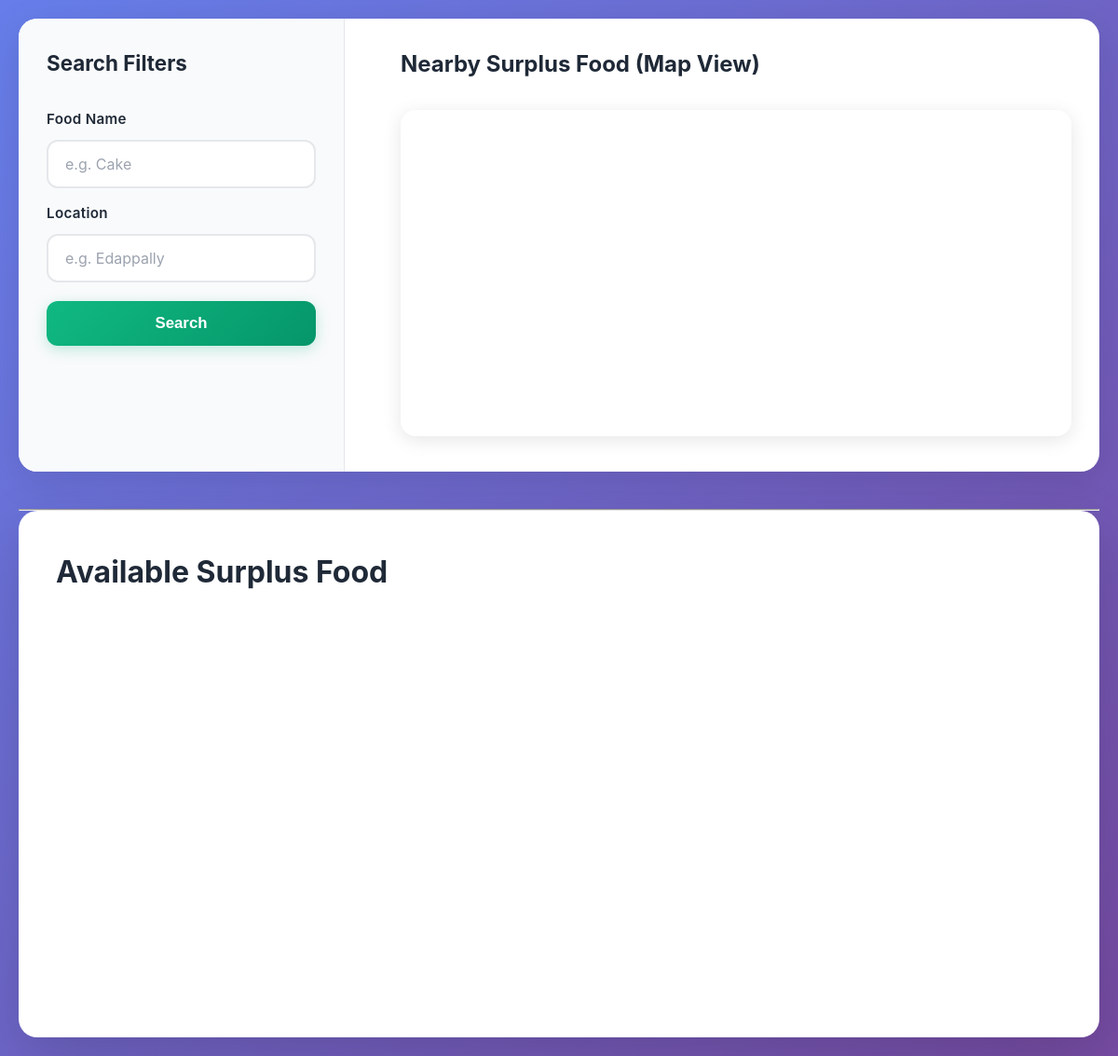
/user, run on an earlier commit of the app's database.
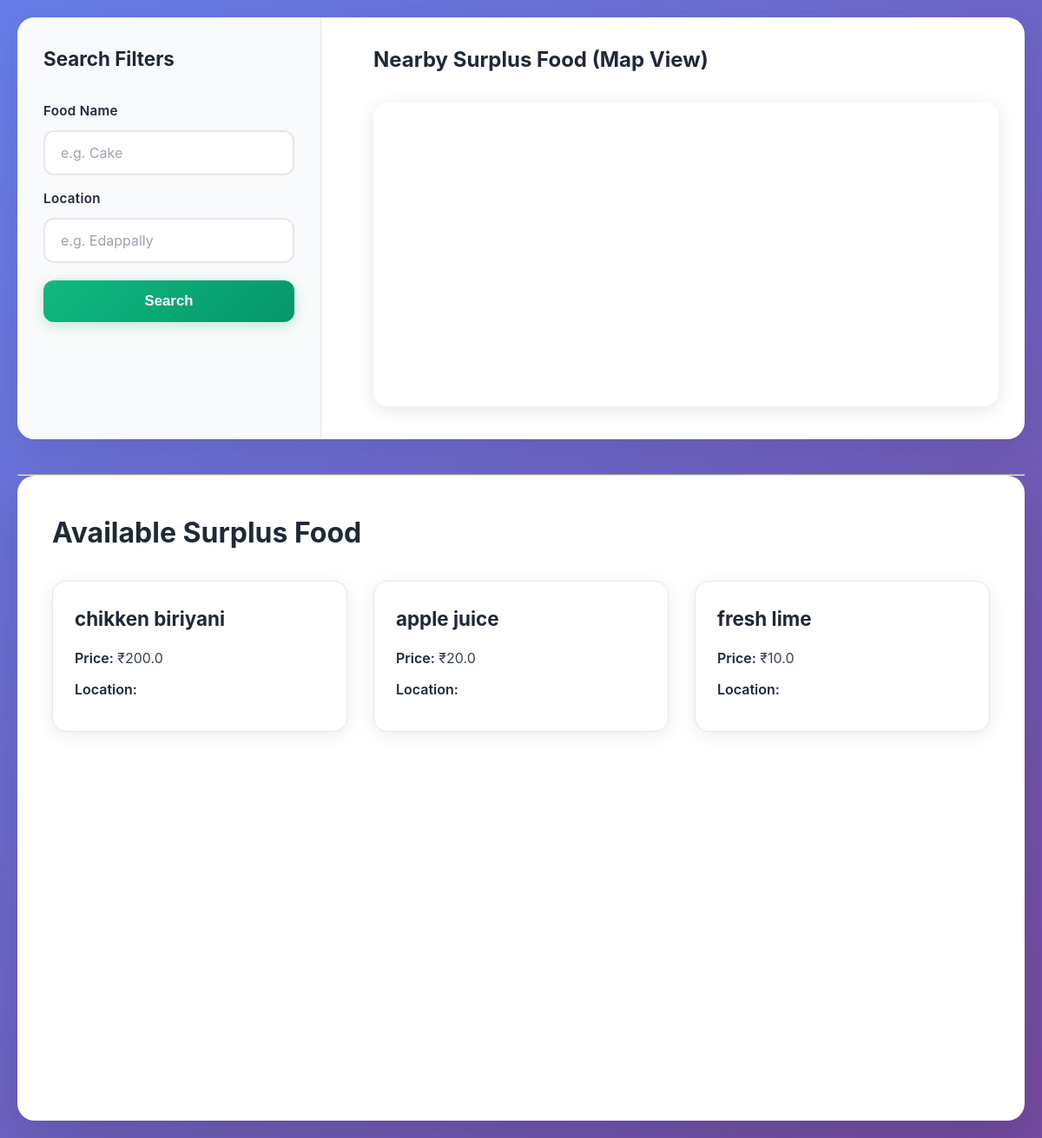
And on a later commit of the database.
### tables this page shows
CREATE TABLE food (
                id INTEGER PRIMARY KEY AUTOINCREMENT,
                restaurant_id INTEGER,
                name TEXT NOT NULL,
                discounted_price REAL NOT NULL,
                quantity INTEGER DEFAULT 1,
                status TEXT NOT NULL DEFAULT 'available',
                created_at TIMESTAMP DEFAULT CURRENT_TIMESTAMP,
                FOREIGN KEY(restaurant_id) REFERENCES restaurants(id)
            );

### Mini Project/app.py (the view)
@app.route('/user')
def user():
    search_food = request.args.get('food', '')
    search_location = request.args.get('location', '')
    conn = get_db_connection()
    query = "SELECT * FROM food WHERE status='available'"
    params = []
    if search_food:
        query += " AND name LIKE ?"
        params.append(f'%{search_food}%')
    if search_location:
        query += " AND location LIKE ?"
        params.append(f'%{search_location}%')
    query += " ORDER BY created_at DESC"
    foods = conn.execute(query, params).fetchall()
    conn.close()
    return render_template('user.html', foods=foods)

### Mini Project/app.py (called while the page is built)
def get_db_connection():
    db_path = os.path.join(os.path.dirname(__file__), 'database.db')
    conn = sqlite3.connect(db_path)
    conn.row_factory = sqlite3.Row
    return conn

### Mini Project/templates/user.html (shortened to what this page needs)
<!DOCTYPE html>
<html lang="en">
<head>
    <link rel="stylesheet" href="{{ url_for('static', filename='css/style.css') }}">
</head>
<body>
  <div class="map-layout">
    <div class="search-panel">
        <h3>Search Filters</h3>
        <form method="GET">
            <label>Food Name</label>
            <input type="text" name="food" placeholder="e.g. Cake">
            <label>Location</label>
            <input type="text" name="location" placeholder="e.g. Edappally">
            <button type="submit">Search</button>
        </form>
    </div>
    <div class="map-panel">
        <h3>Nearby Surplus Food (Map View)</h3>
        <iframe
            width="100%"
            height="350"
            class="map-iframe"
            loading="lazy"
            allowfullscreen
            title="Google Map showing nearby surplus food locations"
            src="https://www.google.com/maps?q={{ request.args.get('location', 'Kochi') }}&output=embed">
        </iframe>
    </div>
</div>
<hr>
<div class="container">
    <h2>Available Surplus Food</h2>
    <div class="food-grid">
        {% for food in foods %}
        <div class="food-card">
            <div class="food-card-content">
                <h3>{{ food.name }}</h3>
                <p><strong>Price:</strong> ₹{{ food.discounted_price }}</p>
                <p><strong>Location:</strong> {{ food.location }}</p>
            </div>
        </div>
        {% endfor %}
    </div>
</div>
</body>
</html>

### Mini Project/static/css/style.css (style rules this page uses)
* { margin: 0; padding: 0; box-sizing: border-box; }
:root { --primary: #6366f1; --primary-dark: #4f46e5; --secondary: #8b5cf6; --success: #10b981; --danger: #ef4444; --warning: #f59e0b; --dark: #1f2937; --light-gray: #f9fafb; --border: #e5e7eb; --text: #374151; --text-light: #6b7280; }
body { font-family: 'Inter', -apple-system, BlinkMacSystemFont, 'Segoe UI', 'Roboto', sans-serif; background: linear-gradient(135deg, #667eea 0%, #764ba2 100%); min-height: 100vh; padding: 20px; line-height: 1.6; }
.container { max-width: 1400px; margin: 0 auto; padding: 40px; background: white; border-radius: 20px; box-shadow: 0 20px 60px rgba(0,0,0,0.15); }
h1, h2, h3 { color: var(--dark); margin-bottom: 20px; font-weight: 700; }
h2 { font-size: 2em; color: var(--dark); }
h3 { font-size: 1.5em; color: var(--dark); }
form { margin: 30px 0; }
label { display: block; margin-bottom: 10px; color: var(--dark); font-weight: 600; font-size: 0.95em; letter-spacing: 0.3px; }
input[type="text"], input[type="number"], input[type="time"], input[type="file"], textarea, select { width: 100%; padding: 14px 18px; border: 2px solid var(--border); border-radius: 12px; font-size: 1em; transition: all 0.3s ease; font-family: inherit; background: white; color: var(--text); }
input::placeholder, textarea::placeholder { color: #9ca3af; }
button, .btn { padding: 14px 32px; background: linear-gradient(135deg, var(--success) 0%, #059669 100%); color: white; border: none; border-radius: 12px; cursor: pointer; font-size: 1.05em; font-weight: 600; transition: all 0.3s cubic-bezier(0.4, 0, 0.2, 1); box-shadow: 0 4px 15px rgba(16, 185, 129, 0.25); display: inline-block; text-decoration: none; }
.map-layout { display: grid; grid-template-columns: 350px 1fr; gap: 30px; margin-bottom: 40px; background: white; border-radius: 20px; padding: 0; box-shadow: 0 10px 40px rgba(0,0,0,0.1); overflow: hidden; }
.search-panel { background: var(--light-gray); padding: 30px; border-right: 1px solid var(--border); }
.search-panel h3 { margin-bottom: 25px; font-size: 1.4em; }
.search-panel form label { margin-top: 15px; }
.search-panel form label:first-of-type { margin-top: 0; }
.search-panel button { width: 100%; margin-top: 20px; }
.map-panel { padding: 30px; position: relative; }
.map-panel h3 { margin-bottom: 20px; }
iframe, .map-iframe { border: none; border-radius: 16px; box-shadow: 0 4px 20px rgba(0,0,0,0.1); margin-top: 10px; }
.food-grid { display: grid; grid-template-columns: repeat(auto-fill, minmax(320px, 1fr)); gap: 30px; margin-top: 30px; }
.food-card { background: white; border-radius: 16px; overflow: hidden; box-shadow: 0 4px 20px rgba(0,0,0,0.08); transition: all 0.3s cubic-bezier(0.4, 0, 0.2, 1); border: 1px solid var(--border); }
.food-card-content { padding: 25px; }
.food-card h3 { color: var(--dark); margin-bottom: 15px; font-size: 1.4em; font-weight: 700; }
.food-card p { margin: 10px 0; color: var(--text); line-height: 1.6; }
.food-card strong { color: var(--dark); font-weight: 600; }

What changed in the data, as far as the page shows it:
now on this page (row edited): food: name "chikken biriyani", discounted_price "200.0"
now on this page (row edited): food: name "apple juice", discounted_price "20.0"
now on this page (row edited): food: name "fresh lime", discounted_price "10.0"
